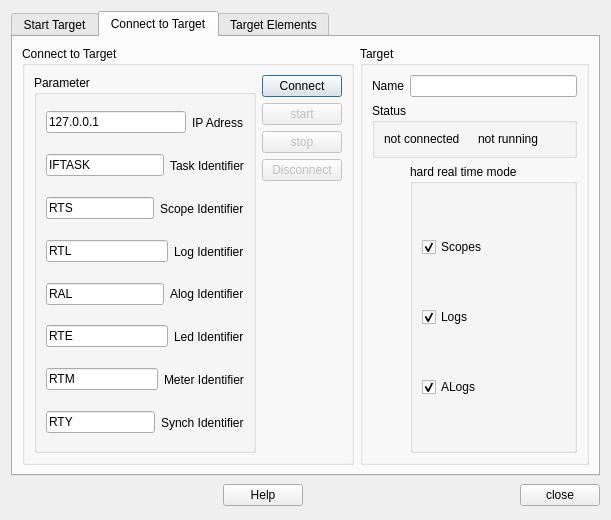
<ui version="4.0" >
 <class>QRL_TargetsManager</class>
 <widget class="QDialog" name="QRL_TargetsManager" >
  <property name="enabled" >
   <bool>true</bool>
  </property>
  <property name="geometry" >
   <rect>
    <x>0</x>
    <y>0</y>
    <width>611</width>
    <height>520</height>
   </rect>
  </property>
  <property name="minimumSize" >
   <size>
    <width>303</width>
    <height>228</height>
   </size>
  </property>
  <property name="windowTitle" >
   <string>Targets Manager</string>
  </property>
  <property name="windowIcon" >
   <iconset resource="qrtailab.qrc" >
    <normaloff>:/icons/connect_icon.xpm</normaloff>:/icons/connect_icon.xpm</iconset>
  </property>
  <layout class="QGridLayout" >
   <item row="0" column="0" >
    <widget class="QTabWidget" name="tabWidgetet" >
     <property name="currentIndex" >
      <number>1</number>
     </property>
     <widget class="QWidget" name="tab" >
      <attribute name="title" >
       <string>Start Target</string>
      </attribute>
      <layout class="QGridLayout" name="gridLayout_2" >
       <item row="0" column="0" colspan="2" >
        <widget class="QListWidget" name="listWidget" >
         <property name="enabled" >
          <bool>false</bool>
         </property>
        </widget>
       </item>
       <item row="0" column="2" >
        <widget class="QPushButton" name="pushButton_4" >
         <property name="enabled" >
          <bool>false</bool>
         </property>
         <property name="text" >
          <string>>></string>
         </property>
         <property name="autoDefault" >
          <bool>false</bool>
         </property>
        </widget>
       </item>
       <item rowspan="2" row="0" column="3" >
        <widget class="QGroupBox" name="groupBox" >
         <property name="enabled" >
          <bool>false</bool>
         </property>
         <property name="title" >
          <string>Start local Target</string>
         </property>
         <layout class="QGridLayout" name="gridLayout_3" >
          <item row="0" column="0" >
           <widget class="QLabel" name="label_9" >
            <property name="text" >
             <string>Target</string>
            </property>
           </widget>
          </item>
          <item row="1" column="0" colspan="2" >
           <widget class="QLineEdit" name="lineEdit" />
          </item>
          <item row="2" column="0" colspan="2" >
           <widget class="QCheckBox" name="checkBox_3" >
            <property name="text" >
             <string>auto. connect</string>
            </property>
           </widget>
          </item>
          <item row="3" column="0" >
           <widget class="QCheckBox" name="checkBox" >
            <property name="text" >
             <string>wait</string>
            </property>
           </widget>
          </item>
          <item row="4" column="0" >
           <widget class="QCheckBox" name="checkBox_2" >
            <property name="text" >
             <string>stop after</string>
            </property>
           </widget>
          </item>
          <item row="4" column="1" >
           <widget class="QLineEdit" name="lineEdit_2" />
          </item>
          <item row="5" column="0" colspan="2" >
           <widget class="QPushButton" name="pushButton_2" >
            <property name="text" >
             <string>Start Target</string>
            </property>
            <property name="autoDefault" >
             <bool>false</bool>
            </property>
           </widget>
          </item>
         </layout>
        </widget>
       </item>
       <item row="1" column="0" >
        <widget class="QPushButton" name="pushButton" >
         <property name="enabled" >
          <bool>false</bool>
         </property>
         <property name="text" >
          <string>Add Target</string>
         </property>
         <property name="autoDefault" >
          <bool>false</bool>
         </property>
        </widget>
       </item>
       <item row="1" column="1" >
        <widget class="QPushButton" name="pushButton_3" >
         <property name="enabled" >
          <bool>false</bool>
         </property>
         <property name="text" >
          <string>Remove</string>
         </property>
         <property name="autoDefault" >
          <bool>false</bool>
         </property>
        </widget>
       </item>
       <item row="2" column="0" colspan="4" >
        <widget class="QGroupBox" name="groupBox_3" >
         <property name="title" >
          <string>Status</string>
         </property>
         <layout class="QGridLayout" name="gridLayout_10" >
          <item row="0" column="0" >
           <widget class="QLabel" name="label_10" >
            <property name="text" >
             <string>Target</string>
            </property>
           </widget>
          </item>
          <item row="0" column="1" >
           <widget class="QLineEdit" name="targetNameLineEdit" >
            <property name="readOnly" >
             <bool>true</bool>
            </property>
           </widget>
          </item>
          <item row="0" column="2" >
           <widget class="QLabel" name="label_11" >
            <property name="enabled" >
             <bool>false</bool>
            </property>
            <property name="text" >
             <string>Output:</string>
            </property>
           </widget>
          </item>
          <item rowspan="2" row="0" column="3" >
           <widget class="QTextEdit" name="textEdit" >
            <property name="enabled" >
             <bool>false</bool>
            </property>
           </widget>
          </item>
          <item row="1" column="0" >
           <widget class="QLabel" name="label_12" >
            <property name="text" >
             <string>Status:</string>
            </property>
           </widget>
          </item>
          <item row="1" column="1" >
           <widget class="QLineEdit" name="targetStatusLineEdit" >
            <property name="enabled" >
             <bool>true</bool>
            </property>
            <property name="text" >
             <string>not running</string>
            </property>
            <property name="readOnly" >
             <bool>true</bool>
            </property>
           </widget>
          </item>
         </layout>
        </widget>
       </item>
      </layout>
     </widget>
     <widget class="QWidget" name="tab_2" >
      <attribute name="title" >
       <string>Connect to Target</string>
      </attribute>
      <layout class="QGridLayout" name="gridLayout_7" >
       <item row="0" column="1" >
        <widget class="QGroupBox" name="targetGroupBox" >
         <property name="title" >
          <string>Target</string>
         </property>
         <layout class="QGridLayout" name="gridLayout_5" >
          <item row="0" column="0" >
           <widget class="QLabel" name="targetNameLabel" >
            <property name="text" >
             <string>Name</string>
            </property>
           </widget>
          </item>
          <item row="0" column="1" >
           <widget class="QLineEdit" name="targetNameLineEdit_2" >
            <property name="readOnly" >
             <bool>true</bool>
            </property>
           </widget>
          </item>
          <item row="1" column="0" colspan="2" >
           <widget class="QGroupBox" name="statusGroupBox" >
            <property name="title" >
             <string>Status</string>
            </property>
            <layout class="QGridLayout" name="gridLayout_8" >
             <item row="1" column="0" >
              <widget class="QLabel" name="targetConnectedLabel" >
               <property name="text" >
                <string>not connected</string>
               </property>
              </widget>
             </item>
             <item row="1" column="1" >
              <widget class="QLabel" name="targetRunningLabel" >
               <property name="text" >
                <string>not running</string>
               </property>
              </widget>
             </item>
            </layout>
           </widget>
          </item>
          <item row="4" column="1" >
           <widget class="QGroupBox" name="hartRTGroupBox" >
            <property name="enabled" >
             <bool>true</bool>
            </property>
            <property name="toolTip" >
             <string>Can only changed at startup.</string>
            </property>
            <property name="title" >
             <string>hard real time mode</string>
            </property>
            <property name="checkable" >
             <bool>false</bool>
            </property>
            <layout class="QGridLayout" name="gridLayout" >
             <item row="0" column="0" >
              <widget class="QCheckBox" name="scopesHRTCheckBox" >
               <property name="toolTip" >
                <string>Let the scope threads run in hard real time mode. 
Can block the cpu, if to many data are transmitted.

 Important for the saving process. Prevent saving from blocking and data loss.</string>
               </property>
               <property name="text" >
                <string>Scopes</string>
               </property>
               <property name="checked" >
                <bool>true</bool>
               </property>
              </widget>
             </item>
             <item row="1" column="0" >
              <widget class="QCheckBox" name="logsHRTCheckBox" >
               <property name="toolTip" >
                <string>Let the log threads run in hard real time mode. 
Can block the cpu, if to many data are transmitted.

 Important for the saving process. Prevent saving from blocking and data loss.</string>
               </property>
               <property name="text" >
                <string>Logs</string>
               </property>
               <property name="checked" >
                <bool>true</bool>
               </property>
              </widget>
             </item>
             <item row="2" column="0" >
              <widget class="QCheckBox" name="aLogsHRTCheckBox" >
               <property name="toolTip" >
                <string>Let the scope threads run in hard real time mode. 
Can block the cpu, if to many data are transmitted.

 Important for the saving process. Prevent saving from blocking and data loss.</string>
               </property>
               <property name="text" >
                <string>ALogs</string>
               </property>
               <property name="checked" >
                <bool>true</bool>
               </property>
              </widget>
             </item>
            </layout>
           </widget>
          </item>
          <item row="4" column="0" >
           <spacer name="verticalSpacer" >
            <property name="orientation" >
             <enum>Qt::Vertical</enum>
            </property>
            <property name="sizeHint" stdset="0" >
             <size>
              <width>20</width>
              <height>40</height>
             </size>
            </property>
           </spacer>
          </item>
         </layout>
         <zorder>targetNameLabel</zorder>
         <zorder>targetNameLineEdit_2</zorder>
         <zorder>statusGroupBox</zorder>
         <zorder>hartRTGroupBox</zorder>
         <zorder>verticalSpacer</zorder>
        </widget>
       </item>
       <item row="0" column="0" >
        <widget class="QGroupBox" name="connectGroupBox" >
         <property name="enabled" >
          <bool>true</bool>
         </property>
         <property name="title" >
          <string>Connect to Target</string>
         </property>
         <layout class="QGridLayout" name="gridLayout_6" >
          <item rowspan="5" row="0" column="0" >
           <widget class="QGroupBox" name="targetParameterGroupBox" >
            <property name="enabled" >
             <bool>true</bool>
            </property>
            <property name="title" >
             <string>Parameter</string>
            </property>
            <layout class="QGridLayout" name="gridLayout_9" >
             <item row="0" column="0" >
              <layout class="QVBoxLayout" >
               <property name="spacing" >
                <number>6</number>
               </property>
               <property name="margin" >
                <number>0</number>
               </property>
               <item>
                <layout class="QHBoxLayout" >
                 <property name="spacing" >
                  <number>6</number>
                 </property>
                 <property name="margin" >
                  <number>0</number>
                 </property>
                 <item>
                  <widget class="QLineEdit" name="ipLineEdit" >
                   <property name="text" >
                    <string>127.0.0.1</string>
                   </property>
                  </widget>
                 </item>
                 <item>
                  <widget class="QLabel" name="ipLabel" >
                   <property name="text" >
                    <string>IP Adress</string>
                   </property>
                   <property name="buddy" >
                    <cstring>ipLineEdit</cstring>
                   </property>
                  </widget>
                 </item>
                </layout>
               </item>
               <item>
                <layout class="QHBoxLayout" >
                 <property name="spacing" >
                  <number>6</number>
                 </property>
                 <property name="margin" >
                  <number>0</number>
                 </property>
                 <item>
                  <widget class="QLineEdit" name="taskLineEdit" >
                   <property name="text" >
                    <string>IFTASK</string>
                   </property>
                  </widget>
                 </item>
                 <item>
                  <widget class="QLabel" name="taskLabel" >
                   <property name="text" >
                    <string>Task Identifier</string>
                   </property>
                   <property name="buddy" >
                    <cstring>taskLineEdit</cstring>
                   </property>
                  </widget>
                 </item>
                </layout>
               </item>
               <item>
                <layout class="QHBoxLayout" >
                 <property name="spacing" >
                  <number>6</number>
                 </property>
                 <property name="margin" >
                  <number>0</number>
                 </property>
                 <item>
                  <widget class="QLineEdit" name="scopeLineEdit" >
                   <property name="text" >
                    <string>RTS</string>
                   </property>
                  </widget>
                 </item>
                 <item>
                  <widget class="QLabel" name="scopeLabel" >
                   <property name="text" >
                    <string>Scope Identifier</string>
                   </property>
                   <property name="buddy" >
                    <cstring>scopeLineEdit</cstring>
                   </property>
                  </widget>
                 </item>
                </layout>
               </item>
               <item>
                <layout class="QHBoxLayout" >
                 <property name="spacing" >
                  <number>6</number>
                 </property>
                 <property name="margin" >
                  <number>0</number>
                 </property>
                 <item>
                  <widget class="QLineEdit" name="logLineEdit" >
                   <property name="text" >
                    <string>RTL</string>
                   </property>
                  </widget>
                 </item>
                 <item>
                  <widget class="QLabel" name="logLabel" >
                   <property name="text" >
                    <string>Log Identifier</string>
                   </property>
                   <property name="buddy" >
                    <cstring>logLineEdit</cstring>
                   </property>
                  </widget>
                 </item>
                </layout>
               </item>
               <item>
                <layout class="QHBoxLayout" >
                 <property name="spacing" >
                  <number>6</number>
                 </property>
                 <property name="margin" >
                  <number>0</number>
                 </property>
                 <item>
                  <widget class="QLineEdit" name="alogLineEdit" >
                   <property name="text" >
                    <string>RAL</string>
                   </property>
                  </widget>
                 </item>
                 <item>
                  <widget class="QLabel" name="ALogLabel" >
                   <property name="text" >
                    <string>Alog Identifier</string>
                   </property>
                   <property name="buddy" >
                    <cstring>alogLineEdit</cstring>
                   </property>
                  </widget>
                 </item>
                </layout>
               </item>
               <item>
                <layout class="QHBoxLayout" >
                 <property name="spacing" >
                  <number>6</number>
                 </property>
                 <property name="margin" >
                  <number>0</number>
                 </property>
                 <item>
                  <widget class="QLineEdit" name="ledLineEdit" >
                   <property name="text" >
                    <string>RTE</string>
                   </property>
                  </widget>
                 </item>
                 <item>
                  <widget class="QLabel" name="ledLabel" >
                   <property name="text" >
                    <string>Led Identifier</string>
                   </property>
                   <property name="buddy" >
                    <cstring>ledLineEdit</cstring>
                   </property>
                  </widget>
                 </item>
                </layout>
               </item>
               <item>
                <layout class="QHBoxLayout" >
                 <property name="spacing" >
                  <number>6</number>
                 </property>
                 <property name="margin" >
                  <number>0</number>
                 </property>
                 <item>
                  <widget class="QLineEdit" name="meterLineEdit" >
                   <property name="text" >
                    <string>RTM</string>
                   </property>
                  </widget>
                 </item>
                 <item>
                  <widget class="QLabel" name="meterLabel" >
                   <property name="text" >
                    <string>Meter Identifier</string>
                   </property>
                   <property name="buddy" >
                    <cstring>meterLineEdit</cstring>
                   </property>
                  </widget>
                 </item>
                </layout>
               </item>
               <item>
                <layout class="QHBoxLayout" >
                 <property name="spacing" >
                  <number>6</number>
                 </property>
                 <property name="margin" >
                  <number>0</number>
                 </property>
                 <item>
                  <widget class="QLineEdit" name="synchLineEdit" >
                   <property name="text" >
                    <string>RTY</string>
                   </property>
                  </widget>
                 </item>
                 <item>
                  <widget class="QLabel" name="synchLabel" >
                   <property name="text" >
                    <string>Synch Identifier</string>
                   </property>
                   <property name="buddy" >
                    <cstring>synchLineEdit</cstring>
                   </property>
                  </widget>
                 </item>
                </layout>
               </item>
              </layout>
             </item>
            </layout>
           </widget>
          </item>
          <item row="0" column="1" >
           <widget class="QPushButton" name="connectPushButton" >
            <property name="enabled" >
             <bool>true</bool>
            </property>
            <property name="toolTip" >
             <string>Connect to a target with the given task identifier at the given IP adress.</string>
            </property>
            <property name="text" >
             <string>Connect</string>
            </property>
            <property name="autoDefault" >
             <bool>false</bool>
            </property>
            <property name="default" >
             <bool>true</bool>
            </property>
           </widget>
          </item>
          <item row="1" column="1" >
           <widget class="QPushButton" name="startPushButton" >
            <property name="enabled" >
             <bool>false</bool>
            </property>
            <property name="toolTip" >
             <string>If the target is waiting, then it can be started be clicking the button.</string>
            </property>
            <property name="text" >
             <string>start</string>
            </property>
            <property name="autoDefault" >
             <bool>false</bool>
            </property>
           </widget>
          </item>
          <item row="2" column="1" >
           <widget class="QPushButton" name="stopPushButton" >
            <property name="enabled" >
             <bool>false</bool>
            </property>
            <property name="toolTip" >
             <string>Stops the target and disconnect.</string>
            </property>
            <property name="text" >
             <string>stop</string>
            </property>
            <property name="autoDefault" >
             <bool>false</bool>
            </property>
           </widget>
          </item>
          <item row="3" column="1" >
           <widget class="QPushButton" name="disconnectPushButton" >
            <property name="enabled" >
             <bool>false</bool>
            </property>
            <property name="toolTip" >
             <string>Disconnect from the target, but the target is still running.</string>
            </property>
            <property name="text" >
             <string>Disconnect</string>
            </property>
            <property name="autoDefault" >
             <bool>false</bool>
            </property>
           </widget>
          </item>
         </layout>
        </widget>
       </item>
      </layout>
     </widget>
     <widget class="QWidget" name="Seite" >
      <attribute name="title" >
       <string>Target Elements</string>
      </attribute>
      <layout class="QGridLayout" name="gridLayout_4" >
       <item row="0" column="0" >
        <widget class="QTableWidget" name="targetTableWidget" />
       </item>
      </layout>
     </widget>
    </widget>
   </item>
   <item row="1" column="0" >
    <layout class="QHBoxLayout" >
     <item>
      <spacer>
       <property name="orientation" >
        <enum>Qt::Horizontal</enum>
       </property>
       <property name="sizeHint" stdset="0" >
        <size>
         <width>16</width>
         <height>27</height>
        </size>
       </property>
      </spacer>
     </item>
     <item>
      <widget class="QPushButton" name="helpButton" >
       <property name="text" >
        <string>Help</string>
       </property>
       <property name="autoDefault" >
        <bool>false</bool>
       </property>
      </widget>
     </item>
     <item>
      <spacer>
       <property name="orientation" >
        <enum>Qt::Horizontal</enum>
       </property>
       <property name="sizeHint" stdset="0" >
        <size>
         <width>16</width>
         <height>27</height>
        </size>
       </property>
      </spacer>
     </item>
     <item>
      <widget class="QPushButton" name="closeButton" >
       <property name="text" >
        <string>close</string>
       </property>
       <property name="autoDefault" >
        <bool>false</bool>
       </property>
      </widget>
     </item>
    </layout>
   </item>
  </layout>
 </widget>
 <resources>
  <include location="qrtailab.qrc" />
 </resources>
 <connections>
  <connection>
   <sender>closeButton</sender>
   <signal>clicked()</signal>
   <receiver>QRL_TargetsManager</receiver>
   <slot>hide()</slot>
   <hints>
    <hint type="sourcelabel" >
     <x>600</x>
     <y>509</y>
    </hint>
    <hint type="destinationlabel" >
     <x>381</x>
     <y>239</y>
    </hint>
   </hints>
  </connection>
 </connections>
</ui>
